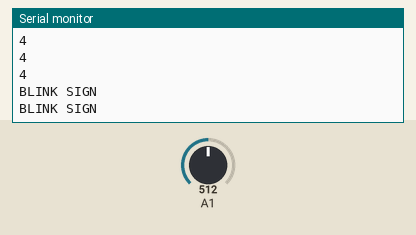
Bench run of a sketch on a simulated Arduino Uno, built with avr-gcc and run on an emulated ATmega328P. Parts: the last lines printed to the serial monitor. Inputs (shaded band) come from the test bench; at power-on: A1 = 512. Random numbers use the default seed unless the sketch sets one.

Above: at 3.5 s.
3.6 s: A1 set to 716
At 4.4 s:
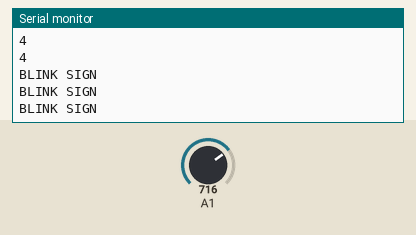
5.1 s: A1 set to 900
At 6.1 s:
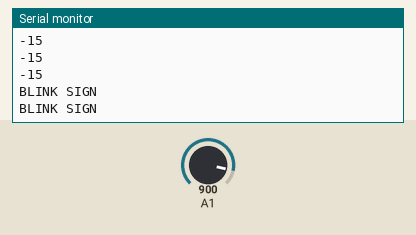
Timing chart, 0 to 8.1 s (numbered marks = the images above; inputs shaded):
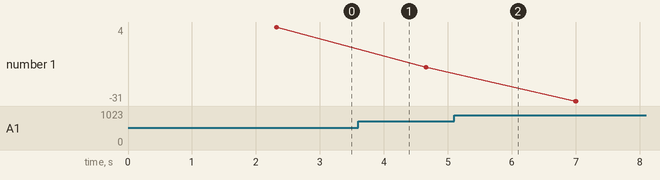

The sketch:

Crosswalk_Sign.ino
```cpp
const int sign = 0;
int delayTime = 1, randomTime, initialTime=0;
int distanceTrigger = 40;

void setup()
{
  Serial.begin(9600);
  randomSeed(analogRead(A3));
  getRandomTime();
  for(int i=0; i<3;i++)
    {
    Serial.println("BLINK SIGN");
    blinkSign();
    delay(250);
    }
}

void loop()
{
  Serial.println(checkDistance());
  if(checkDistance() < distanceTrigger)
  {
    for(int i=0; i<3;i++)
    {
    Serial.println("BLINK SIGN");
    blinkSign();
    delay(250);
    }
  }
  if(initialTime>=randomTime)
  {
    blinkSign();
    getRandomTime();
    initialTime=0;
  }
  initialTime+=10;
  delay(10);
}


void blinkSign()
{
  for(int i=1;i<=255;i++)
  {
    analogWrite(sign,i);
    delay(delayTime);
  }
  for(int i=255;i>=0;i--)
  {
    analogWrite(sign,i);
    delay(delayTime);
  }
}

int checkDistance()
{
  int distance=0, iterations = 10;
  for(int i=0;i<iterations;i++)
  {
    distance += analogRead(A1);
    delay(1);
  }
  distance = distance/iterations;
  distance = map(distance, 0, 550, 50, 0);
  Serial.println(distance);
  return distance;
}

void getRandomTime()
{
  randomTime = random(500);
  randomTime = map(randomTime,0,100, 250, 10000);
}
```

Measured:
- plotted number 1: 4 → -15 after the input at 3.6 s, -15 → -31 after the input at 5.1 s
